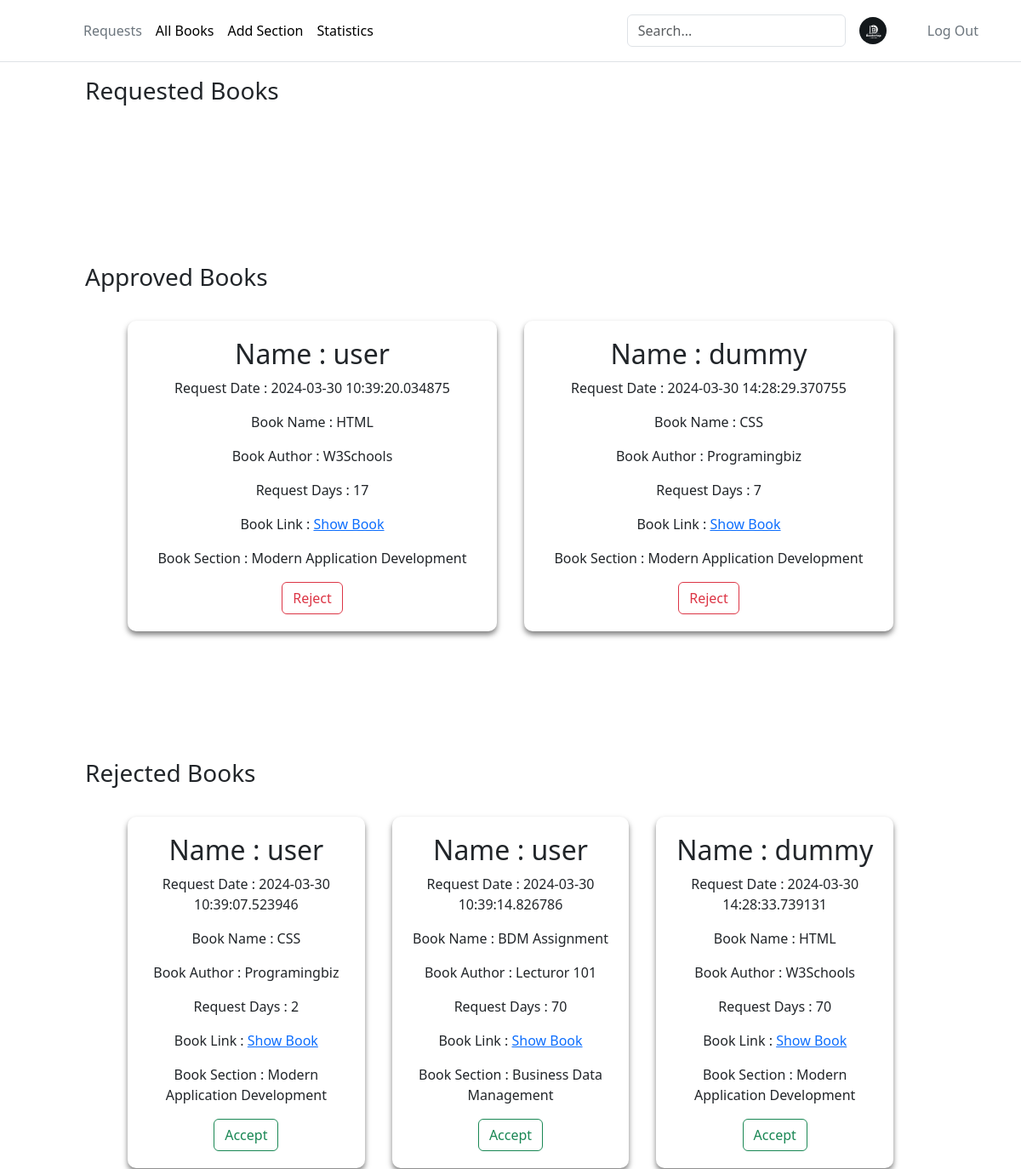
The page /requestedBooks (signed in, upper part) on the database as committed earlier.
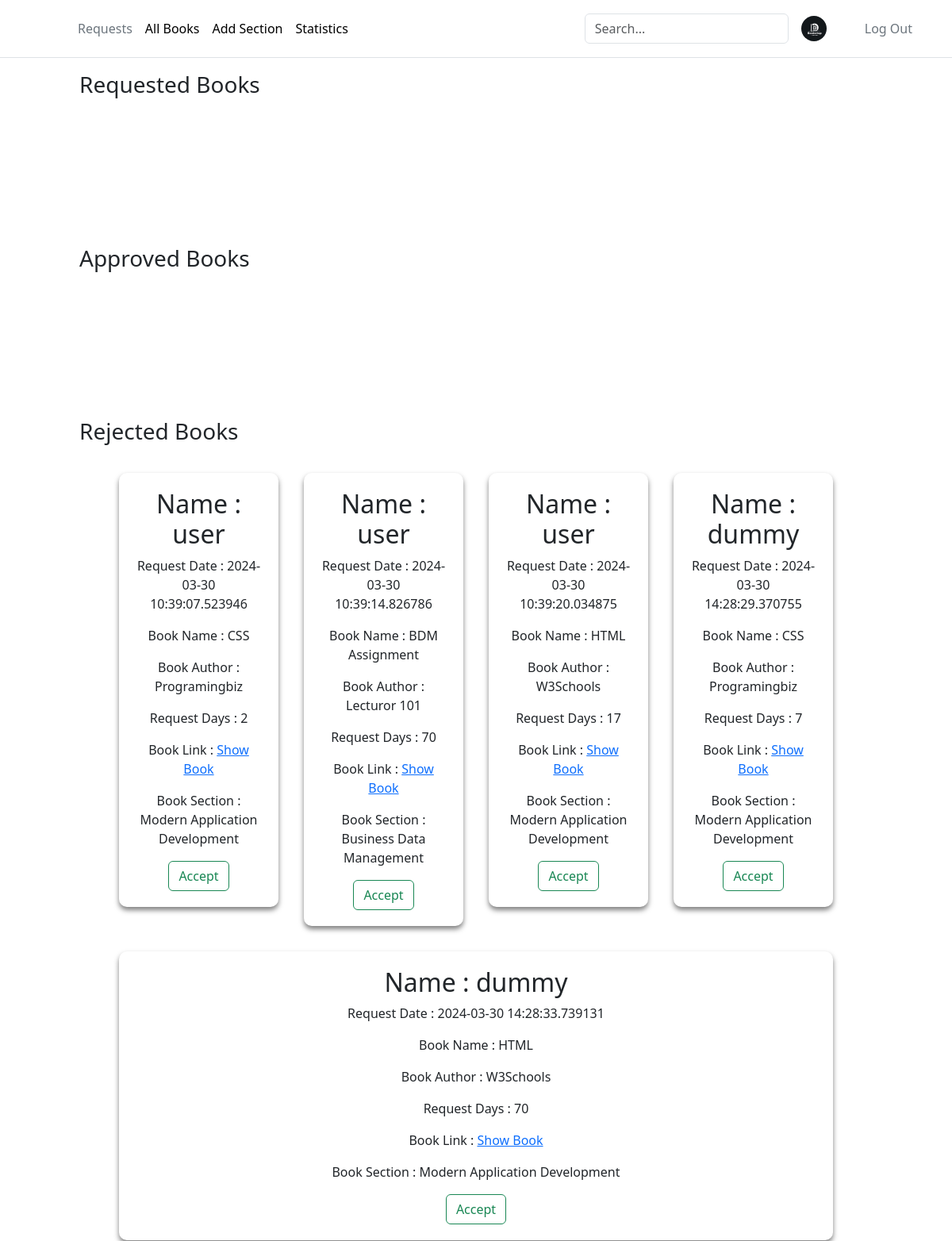
The same page on the database as committed later.
### app.py (models this page shows)
class BookIssue(db.Model):
    __tablename__ = 'BookIssue'
    IssueId = db.Column(db.Integer, autoincrement=True, primary_key=True)
    UserId = db.Column(db.Integer, db.ForeignKey(User.UserId), nullable=False)
    BookId = db.Column(db.Integer, db.ForeignKey(Books.BookId), nullable=False)
    SectionId = db.Column(db.Integer, db.ForeignKey(Section.SectionId), nullable=False)
    RequestDate = db.Column(db.DateTime, nullable=False, default=datetime.datetime.utcnow)
    Days = db.Column(db.Integer, nullable=False)
    IssueDate = db.Column(db.String)
    IssueStatus = db.Column(db.String, nullable=False)
    LastIssueStatusDate = db.Column(db.String)

### app.py (the view, shortened to what this page needs)
@app.route("/requestedBooks", methods=["GET","POST"])
def requestedBooks():
    if 'admin_id' not in session:
        return redirect(url_for('librarianLogin'))
    BookIssueMergeTable = BookIssueMerge.query.filter(
        BookIssueMerge.Section_Title.isnot(None),
        BookIssueMerge.Author.isnot(None),
        BookIssueMerge.Book_Title.isnot(None),
        BookIssueMerge.IssueStatus == "requested",
        BookIssueMerge.UserName.isnot(None)).all()
    ApprovedBookIssueMergeTable = BookIssueMerge.query.filter(
        BookIssueMerge.Section_Title.isnot(None),
        BookIssueMerge.Author.isnot(None),
        BookIssueMerge.Book_Title.isnot(None),
        BookIssueMerge.IssueStatus == "Approved",
        BookIssueMerge.UserName.isnot(None)).all()
    RejectedBookIssueMergeTable = BookIssueMerge.query.filter(
        BookIssueMerge.Section_Title.isnot(None),
        BookIssueMerge.Author.isnot(None),
        BookIssueMerge.Book_Title.isnot(None),
        BookIssueMerge.IssueStatus == "Rejected",
        BookIssueMerge.UserName.isnot(None)).all()
    return render_template("requestBooks.html", books=BookIssueMergeTable, approvedBooks = ApprovedBookIssueMergeTable, rejectedBooks = RejectedBookIssueMergeTable)

### templates/requestBooks.html (shortened to what this page needs)
<!DOCTYPE html>
<html lang="en">
  <head>
    <link rel="stylesheet" href="/static/add-section.css" />
    {% include 'bootstrap.html' %}
  </head>
  <body>
    <div>
      {% include 'headerAdmin.html' %}
      <div>
        <h3 class="firstHeading">Requested Books</h3>
        <div class="main-container">
        </div>
        <h3>Approved Books</h3>
        <div class="main-container">
          {% for book in approvedBooks %}
          <div class="section-container" id="1">
            <h2>Name : {{book.UserName}}</h2>
            <p>Request Date : {{book.RequestDate}}</p>
            <p>Book Name : {{book.Book_Title}}</p>
            <p>Book Author : {{book.Author}}</p>
            <p>Request Days : {{book.Days}}</p>
            <p>
              Book Link :
              <a href="{{ url_for('download_book', filename=book.Book_Link) }}"
                >Show Book</a
              >
            </p>
            <div>
              <p>Book Section : {{book.Section_Title}}</p>
            </div>
            <form
              action="/requestedBooks"
              method="post"
              style="display: inline"
            >
              <button type="submit" class="btn btn-outline-danger">
                Reject
              </button>
            </form>
          </div>
          {% endfor %}
        </div>
        <h3>Rejected Books</h3>
        <div class="main-container">
          {% for book in rejectedBooks %}
          <div class="section-container" id="1">
            <h2>Name : {{book.UserName}}</h2>
            <p>Request Date : {{book.RequestDate}}</p>
            <p>Book Name : {{book.Book_Title}}</p>
            <p>Book Author : {{book.Author}}</p>
            <p>Request Days : {{book.Days}}</p>
            <p>
              Book Link :
              <a href="{{ url_for('download_book', filename=book.Book_Link) }}"
                >Show Book</a
              >
            </p>
            <div>
              <p>Book Section : {{book.Section_Title}}</p>
            </div>
            <form
              action="/requestedBooks"
              method="post"
              style="display: inline"
            >
              <button type="submit" class="btn btn-outline-success">
                Accept
              </button>
            </form>
          </div>
          {% endfor %}
        </div>
      </div>
    </div>
  </body>
</html>

Rows that differ between the two databases and show on the page:
changed BookIssue (number 3 of 5 on the later page): moves from the list under "Approved Books" to the list under "Rejected Books"
changed BookIssue (number 4 of 5 on the later page): moves from the list under "Approved Books" to the list under "Rejected Books"
